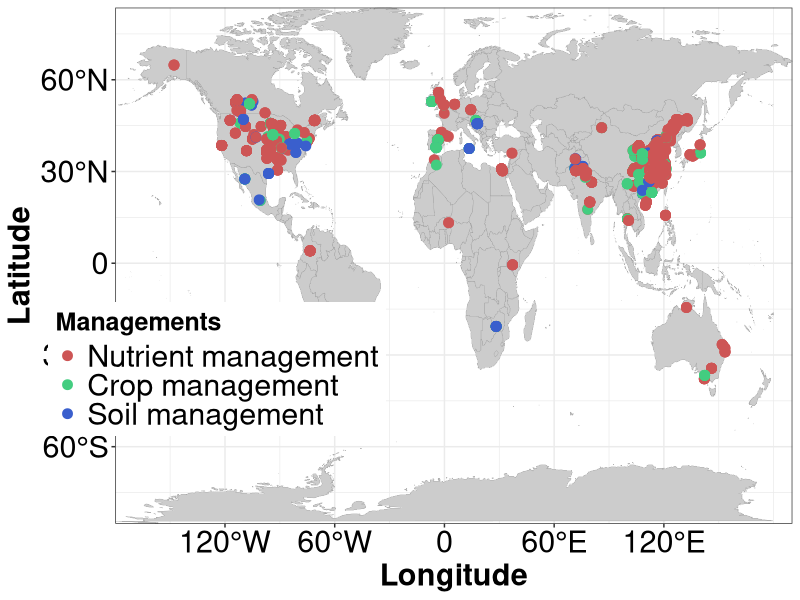
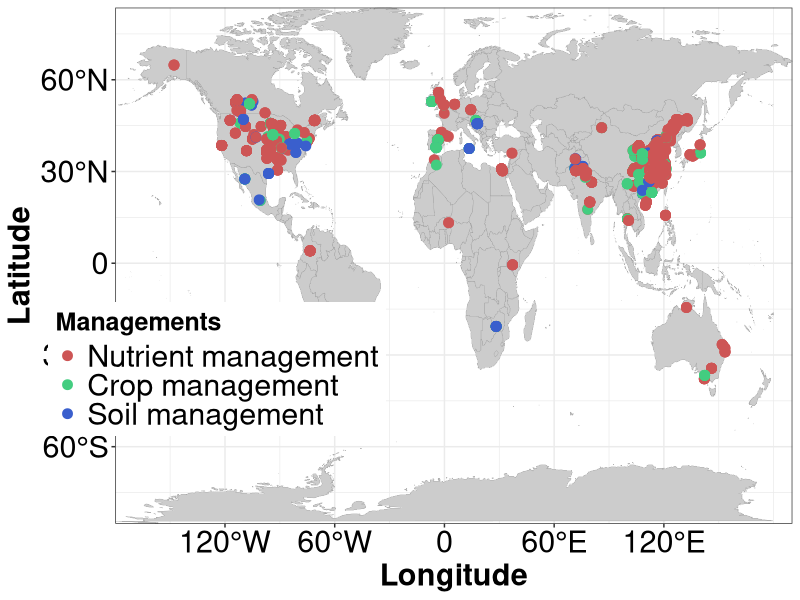

These figures' R source, in order:
#Figure 1

library(tidyverse)
library(data.table)

site <- readxl::read_xlsx('articles/ncoms23/Database.xlsx',sheet = "Figure1")
site <- as.data.table(site)

site[management=='OF', management := 'Nutrient management']
site[management=='CF', management := 'Nutrient management']
site[management=='RFR', management := 'Nutrient management']
site[management=='RFT', management := 'Nutrient management']
site[management=='RFP', management := 'Nutrient management']
site[management=='EE', management := 'Nutrient management']
site[management=='BC', management := 'Nutrient management']
site[management=='ROT', management := 'Crop management']
site[management=='CC', management := 'Crop management']
site[management=='RES', management := 'Crop management']
site[management=='NT', management := 'Soil management']
site[management=='RT', management := 'Soil management']

names(site)[names(site)=="management"] <- "Managements"
site$Managements <- factor(site$Managements, levels = c('Nutrient management','Crop management','Soil management'))

world <- map_data("world")
world

ggplot() +
  geom_map(
    data = world, map = world,
    aes(long, lat, map_id = region),
    color = "#999999", fill = "#CCCCCC", size = 0.1) +
  geom_point(data = site,aes(lon, lat,color = Managements), alpha = 1, size = 3) +
  scale_color_manual(values = c("Nutrient management" = "indianred3","Crop management"= "seagreen3","Soil management"="royalblue3"))+
  theme_bw()+
  scale_x_continuous(breaks = c(-120, -60, 0, 60, 120), expand = c(0, 0),
                     labels = c('120°W', '60°W', '0', '60°E', '120°E')) +
  scale_y_continuous(breaks = c(-60, -30, 0, 30, 60), expand = c(0, 0),
                     labels = c('60°S', '30°S', '0', '30°N', '60°N')) +
  labs(x = 'Longitude', y = 'Latitude', color = 'Managements')+
  theme(axis.text=element_text(size=22, color = "black"),
        axis.title = element_text(size = 22, face="bold", color = "black"))+
  theme(legend.position = c(0.15,0.3))+theme(legend.text = element_text(size=22, color="black"))+theme(legend.title = element_text(face="bold", size=18, color="black"))


ggsave(file = "products/location_map.png",width = 410,height = 197, units = "mm")
